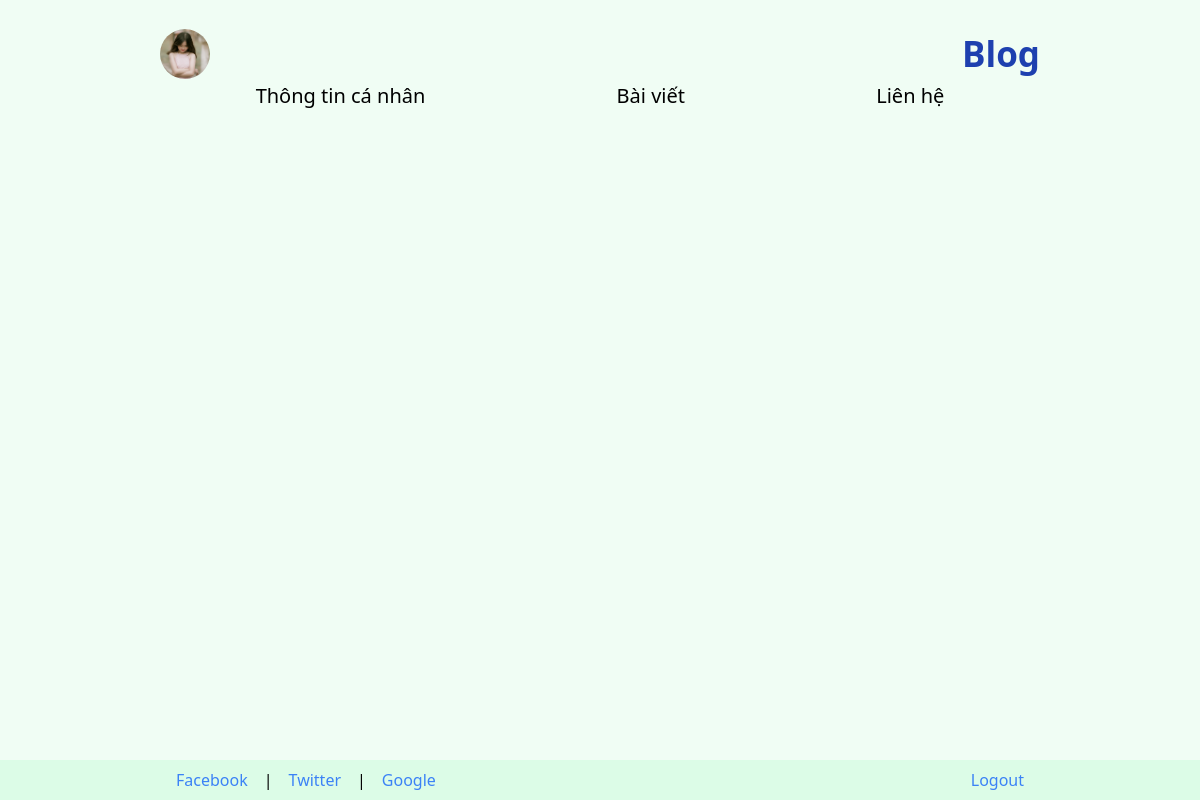
The app's page /template/, older data.
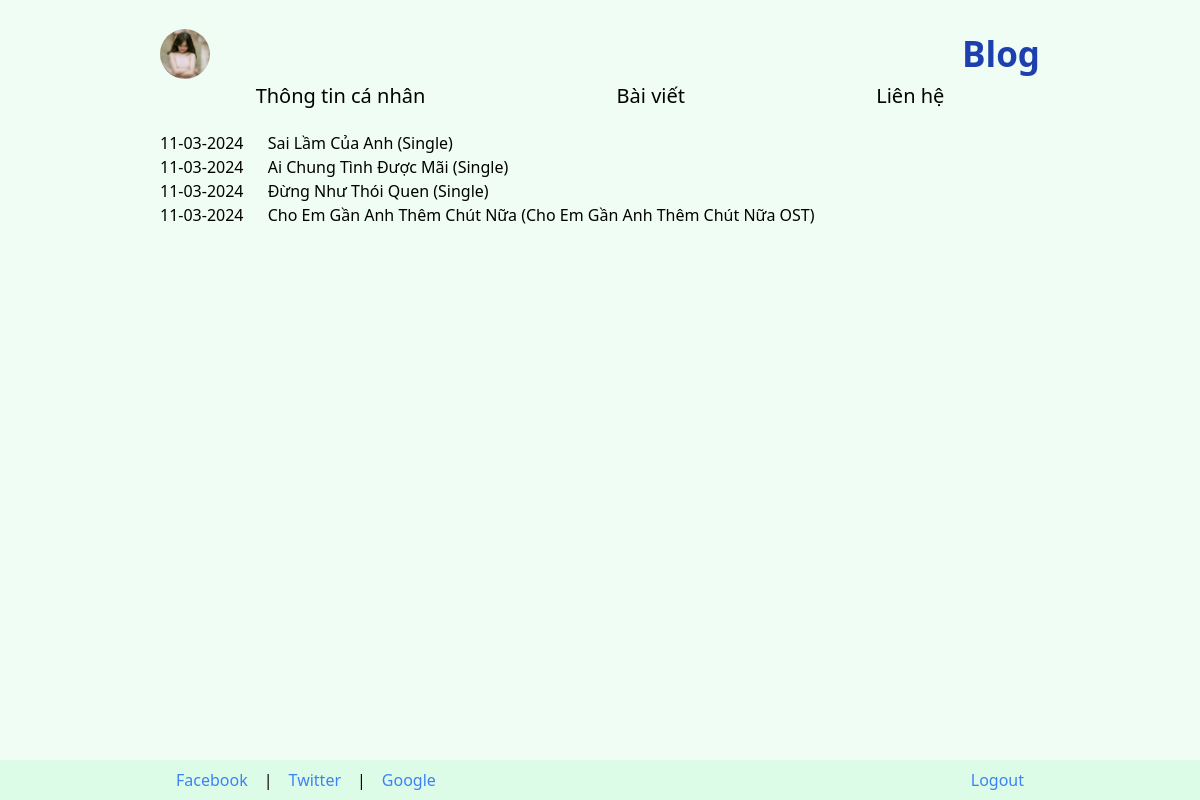
The same page, newer data.
### template/models.py (models this page shows, shortened)
class NhatKy(models.Model):
    title = models.CharField(max_length=100)
    body = models.TextField()
    date = models.DateTimeField(auto_now_add=True)
    image = models.ImageField(upload_to='media', null=True)
    audio = models.FileField(upload_to="media/music", null=True)

### template/views.py (the view)
# urls.py: path('', views.blog),
def blog(request):
    Data = {"Posts": NhatKy.objects.all().order_by("-date")}
    return render(request, "blog.html", Data)

### templates/blog.html (shortened to what this page needs)
{% extends 'base.html' %}
{% block content %}
  {% for post in Posts %}
    <h4>{{ post.date|date:'d-m-Y' }} <a href="/template/{{ post.id }}" class="ml-5" style="text-decoration: none">{{ post.title }}</a></h4>
  {% endfor %}
{% endblock %}

### templates/base.html (shortened to what this page needs)
{% load compress %}
{% load static %}
<!DOCTYPE html>
<html lang="en">
  <head>
    {% compress css %}
    <link rel="stylesheet" href="{% static 'src/output.css' %}" />
    {% endcompress %}
  </head>
  <body class="flex flex-col bg-green-50 my-7 mx-40 items-center">
    <div class="container min-h-[95%]">
      <div class="flex flex-col mb-5">
        <div class="flex justify-between items-center">
          <img src="{% static 'images/1.jpeg' %}" class="h-[50px] w-[50px] rounded-full object-cover" />
          <h1 class="text-[35px] font-bold text-blue-800">Blog</h1>
        </div>
        <ul class="flex justify-around text-[20px]">
          <li>
            <a href="/home" class="hover:text-blue-500">Thông tin cá nhân</a>
          </li>
          <li>
            <a href="/template" class="hover:text-blue-500">Bài viết</a>
          </li>
          <li>
            <a href="/contact" class="hover:text-blue-500">Liên hệ</a>
          </li>
        </ul>
      </div>
      {% block content %}
      {% endblock %}
    </div>
    <footer>
      <div class="fixed bottom-0 left-0 bg-green-100 py-2 w-full">
        <div class="flex justify-between mx-40">
          <div class="flex">
            <a href="#" class="text-blue-500 hover:text-blue-800 px-4">Facebook</a> |
            <a href="#" class="text-blue-500 hover:text-blue-800 px-4">Twitter</a> |
            <a href="#" class="text-blue-500 hover:text-blue-800 px-4">Google</a>
          </div>
          <div>
            <a href="/logout" class="text-blue-500 hover:text-blue-800 px-4">Logout</a>
          </div>
        </div>
      </div>
    </footer>
  </body>
</html>

Row changes from the older to the newer data that the page shows:
added NhatKy: date "11-03-2024", title "Sai Lầm Của Anh (Single)"
added NhatKy: date "11-03-2024", title "Ai Chung Tình Được Mãi (Single)"
added NhatKy: date "11-03-2024", title "Đừng Như Thói Quen (Single)"
added NhatKy: date "11-03-2024", title "Cho Em Gần Anh Thêm Chút Nữa (Cho Em Gần Anh Thêm Chút Nữa OST)"
